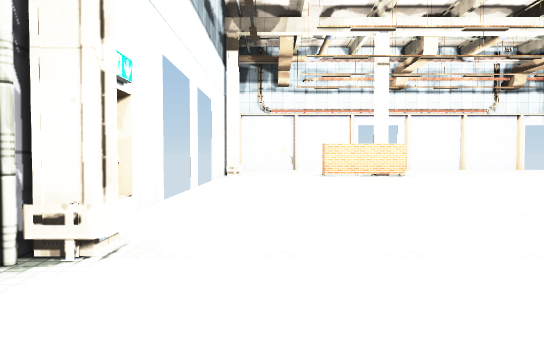
view 1 (above)

24 first-person views from a walk through a scene from a Unity 3-D project. The camera is 1.2 m above the floor, tilts 2° down and sees 70° across. The floor is counted in squares, 2 m on a side. Each view is taken from the middle of a square. On the plan, view 1 faces up. The plan holds only what a view shows up to about 11 squares ahead; the rest is blank. The player is left out. Door leaves are left out, so doorways stand open. Some surface patterns are stand-ins.

view 2
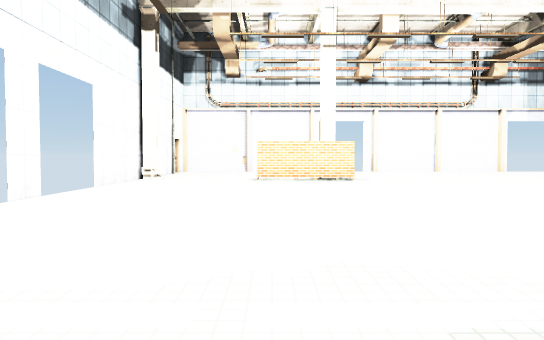

view 3
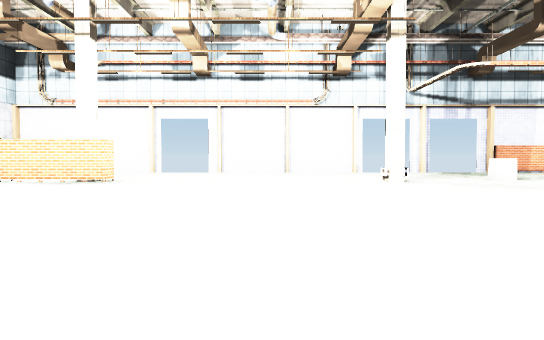

view 4
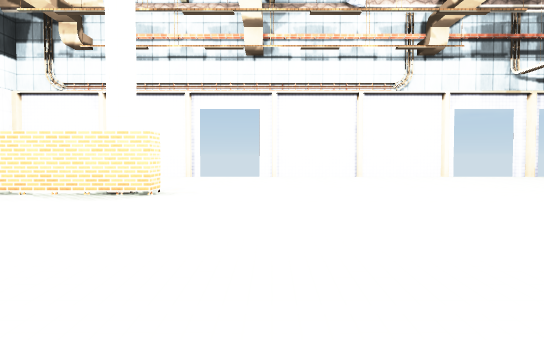

view 5
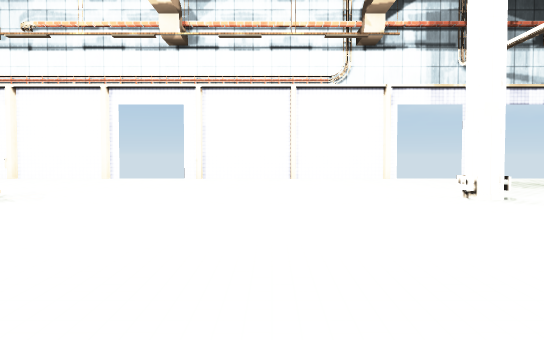

view 6
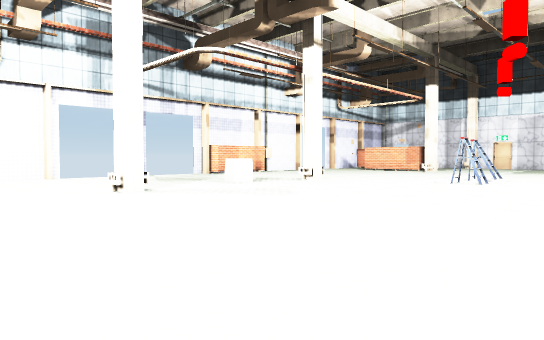

view 7
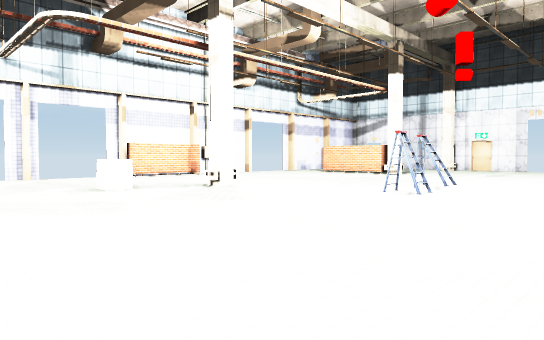

view 8
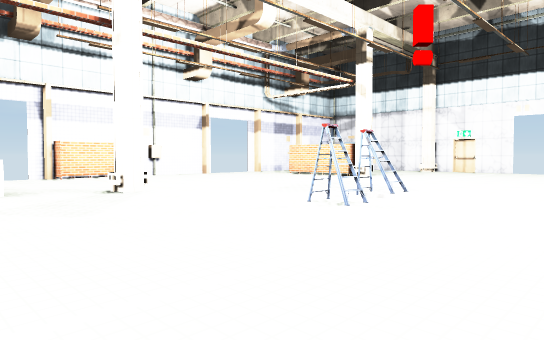

view 9
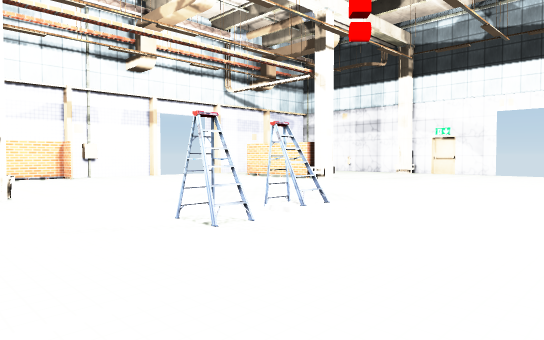

view 10
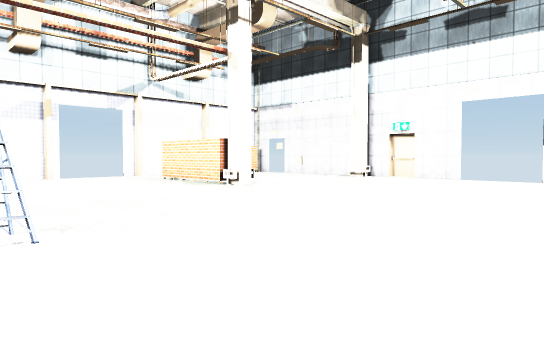

view 11
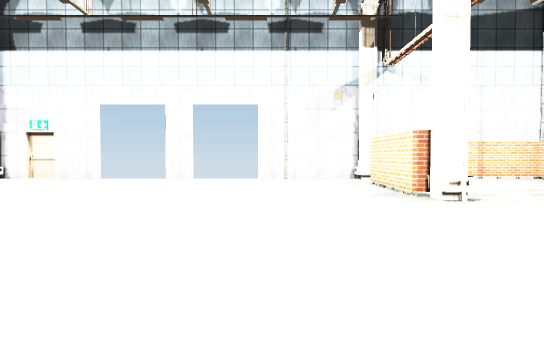

view 12
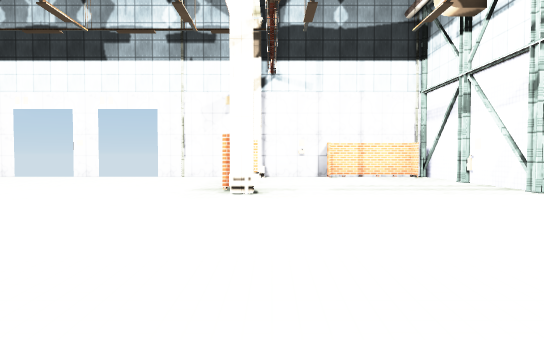

view 13
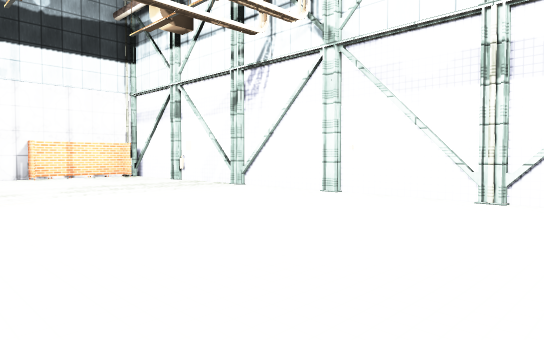

view 14
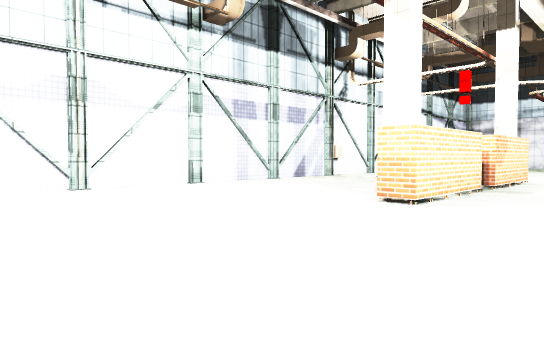

view 15
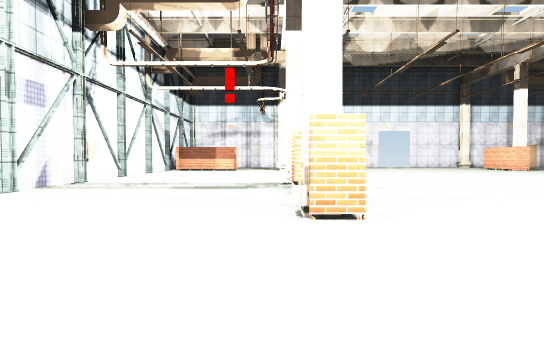

view 16
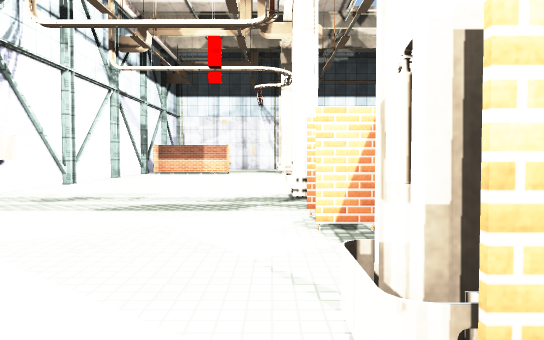

view 17
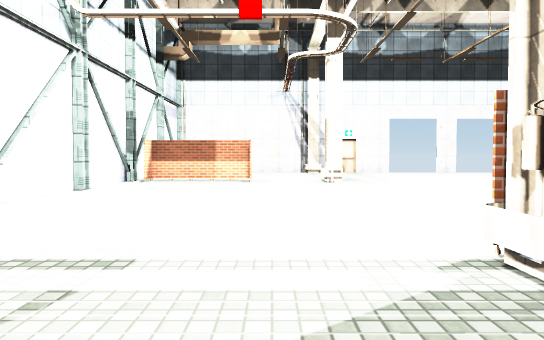

view 18
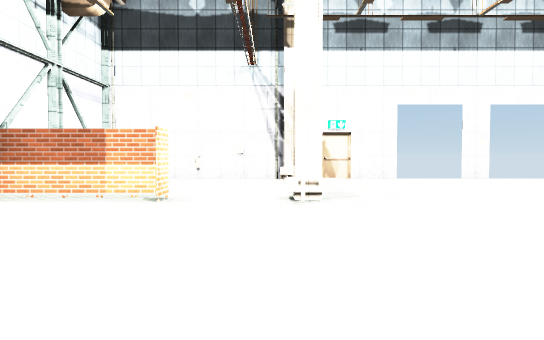

view 19
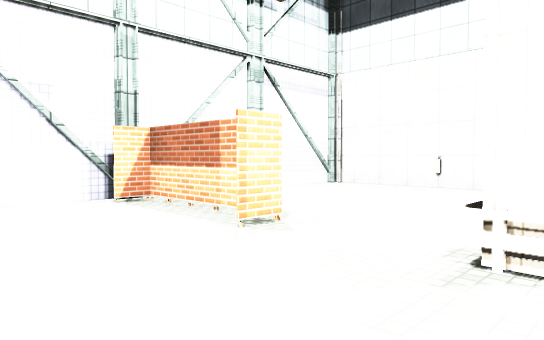

view 20
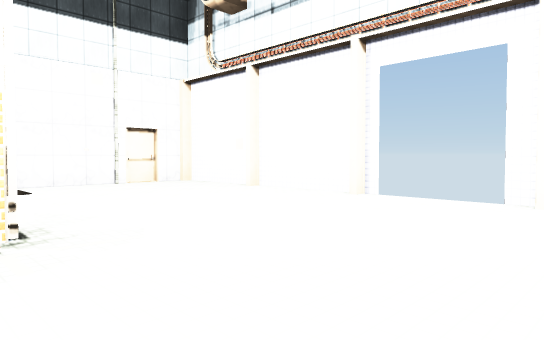

view 21
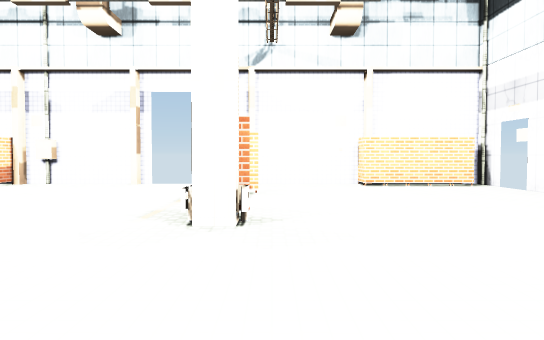

view 22
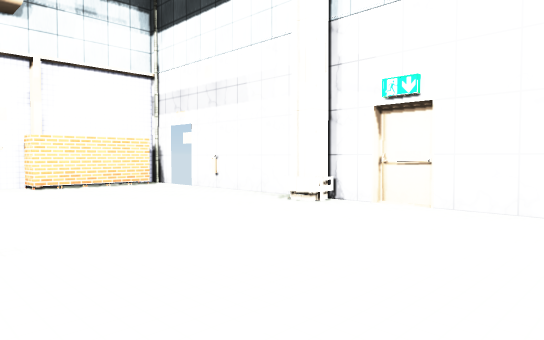

view 23
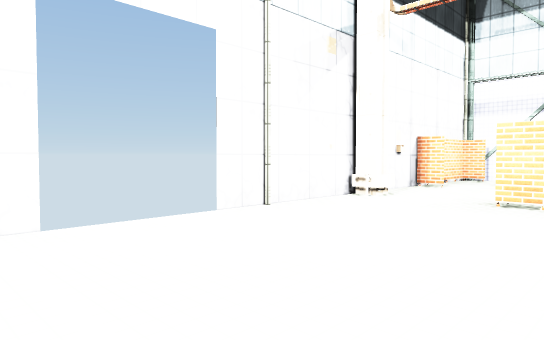

view 24
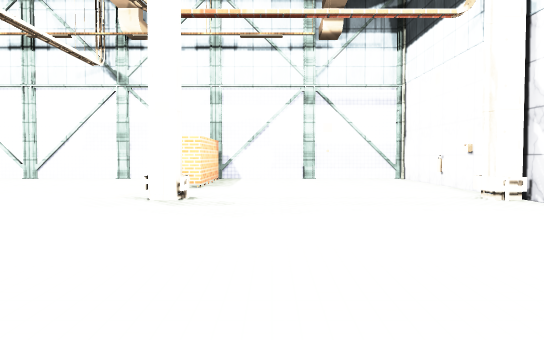

### Floor plan
Points are (right, up) in squares from view 1. A wall is a line through its corners. A room is listed if a view was taken in it or the views show most of it. See-through windows are left out.
Room 1 (views 1, 2, 3, 4, 5, 6, 7, 8, 9, 10, 11, 12, 13, 14, 15, 16, 17, 18, 19, 20, 21, 22, 23, 24)
walls: (13.8, 2.9) (16.4, 2.9) (16.4, 2.3) (15.7, 2.3); (13.9, 2.9) (13.9, 2.2); (10.6, 2.9) (13.1, 2.9) (13.1, 2.3); (11.2, 2.3) (10.6, 2.3); (4.1, 12.6) (4.1, 12) (1.6, 12); (13.9, 17.5) (13.1, 17.5); (11.4, 17.5) (6.1, 17.5); (3.4, 2.2) (3.4, 2.7) (3.7, 2.7) (3.7, 2.2); (3.1, 2.4) (3.9, 2.4); (16.2, 17.5) (15.6, 17.5); (18.4, 16.8) (18.4, 17.5) (16.4, 17.5); (23.3, 2.2) (23.3, 2.7) (23.7, 2.7); (3.4, 0.5) (4, 0.5); (3.4, 0.5) (3.4, -2) (3.4, 0.5); (23.6, 2.2) (23.6, 2.8); (23.9, 2.9) (26.4, 2.9); (23.9, 12.3) (23.3, 12.3) (23.3, 15.4); (23.9, 12.6) (23.1, 12.6); (23.9, 12.9) (23.2, 12.9); (3.4, -2) (4, -2); (21.4, 17.5) (18.5, 17.5) (18.5, 16.9); (3.5, 17.5) (1.1, 17.5); (-1.5, 8) (-1.5, 7.1); (-1.5, 5.4) (-1.5, -2.5) (28.1, -2.5); (-1.1, 2.3) (-1.5, 2.3); (-1.5, 2.7) (-1.1, 2.7) (-1.1, 2.3) (-1.5, 2); (-1.1, 12.8) (-1.1, 12.3) (-1.5, 12.3) (-1.5, 9.6); (28.5, 7) (28.5, 7.9); (28, 2.7) (28.5, 2.7); (28.5, 9.5) (28.5, 12.3) (28, 12.3); (28.1, 2.2) (28.1, 2.7); (28.1, 12.3) (28.1, 12.8); (0.9, 17.5) (-1.5, 17.5) (-1.5, 13.7); (28.7, 10.9) (28.7, 11.6); (27.9, 0.5) (28.5, 0.5); (28.5, 13) (28.5, 15.9); (27.9, -2) (28.5, -2) (28.5, 5.4); (28.2, 16.9) (25.9, 16.9) (25.9, 17.5) (23.6, 17.5)
low walls: (-1.5, 2.9) (-1.1, 2.9); (28, 2.9) (28.5, 2.9); (28, 2.2) (28, 2.7); (28, 12.3) (28, 12.8)
ways out: open door at (-1.3, 7.5); open door at (4.7, 17.3); open door at (13.5, 17.3); open door at (22.3, 17.3); open door at (28.3, 7.5); open door at (29, 16); gap at (13.5, 3)
objects: other object (-1, 0); other object (1, 17); other object (14, 13); ladder (17, 9); ladder (18, 9); other object (26, -2); other object (28, 15)

Where each view was taken, in squares from view 1:
view 1: 0 up, 0 right, facing up
view 2: 2 up, 2 right, facing up
view 3: 3 up, 8 right, facing up
view 4: 6 up, 6 right, facing up
view 5: 7 up, 8 right, facing up
view 6: 6 up, 8 right, facing up-right
view 7: 6 up, 11 right, facing up-right
view 8: 6 up, 13 right, facing up-right
view 9: 6 up, 15 right, facing up-right
view 10: 6 up, 18 right, facing up-right
view 11: 5 up, 18 right, facing right
view 12: 2 up, 17 right, facing right
view 13: 3 up, 17 right, facing down-right
view 14: 5 up, 21 right, facing down-left
view 15: 2 up, 20 right, facing left
view 16: 2 up, 17 right, facing left
view 17: 1 up, 13 right, facing left
view 18: 2 up, 9 right, facing left
view 19: 3 up, 6 right, facing down-left
view 20: 12 up, 7 right, facing up-left
view 21: 9 up, 24 right, facing up
view 22: 9 up, 24 right, facing up-right
view 23: 8 up, 25 right, facing down-right
view 24: 8 up, 2 right, facing down
